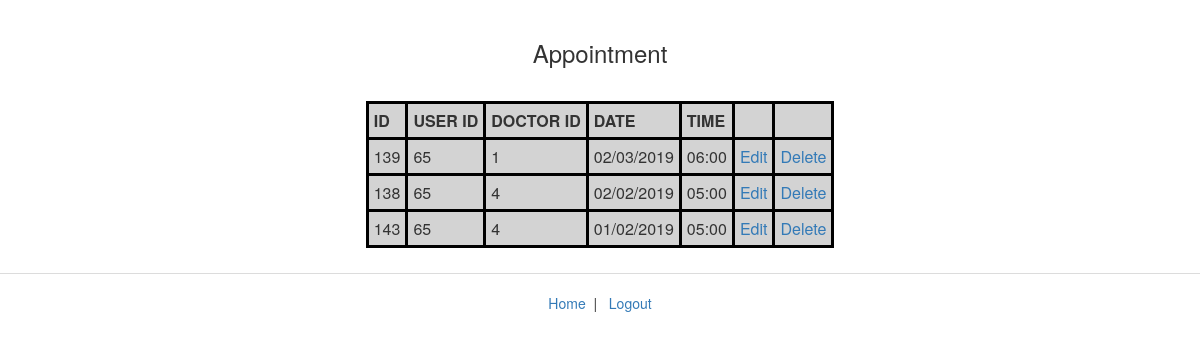
The page /appointments_user.php (signed in) on the database its author committed.
### tables this page shows
CREATE TABLE `user_reservation` (
  `id` int(11) NOT NULL,
  `user_id` int(11) NOT NULL,
  `doctor_id` int(11) NOT NULL,
  `date` text NOT NULL,
  `time` varchar(10) NOT NULL,
  `status` int(11) NOT NULL DEFAULT '0'
);

### appointments_user.php (the view, shortened to what this page needs)
<?php
    include 'header.php';
    require 'config.php';
    $mmm = "SELECT * FROM userinfo WHERE email = '" . $_SESSION['loginEmail'] . "'";
    $sql_user=mysqli_query($con,$mmm);
    if(mysqli_num_rows($sql_user)){
        $row = mysqli_fetch_array($sql_user);
        $user_id = $row['id'];
}
?>
<html>
    <head>
    </head>
    <body>
        <center>
        <div class='userbox'>
        <H3>Appointment</H3><br>
            <?php
            if (isset($_SESSION['loginEmail'])) {
                $result = mysqli_query($con, "SELECT * FROM user_reservation
                    WHERE user_id = '$user_id'
                    ORDER BY doctor_id
                    ");
                echo "<table border='1' cellpadding='10'>";
                echo "<tr> <th>ID</th> <th>USER ID</th> <th>DOCTOR ID</th> <th>DATE</th> <th>TIME</th> <th></th> <th></th></tr>";
                while($row = mysqli_fetch_array( $result )) {
                echo "<tr>";
                echo '<td>' . $row['id'] . '</td>';
                echo '<td>' . $row['user_id'] . '</td>';
                echo '<td>' . $row['doctor_id'] . '</td>';
                echo '<td>' . $row['date'] . '</td>';
                echo '<td>' . $row['time'] . '</td>';
                echo '<td><a href="update_appointment.php?id=' . $row['id'] . '">Edit</a></td>';
                echo '<td><a href="delete_appointment.php?id=' . $row['id'] . '">Delete</a></td>';
                echo "</tr>";
                }
                echo "</table>";
            } else {
            header('location:error.php');
            }
            ?></div>
        <div class="container">
            <div class="row">
                <div class="col-sm-12">
                    <span class="text-center">
                        <a href="welcome.php">Home</a>&nbsp;&nbsp;|&nbsp;&nbsp;
                        <a href="logout.php">Logout</a>
                    </span>
                </div>
            </div>
        </div><center>
    </body>
</html>

### appointments_user.php (style rules this page uses)
.userbox { background: #fff none repeat scroll 0 0; box-shadow: 0 0 1px; padding: 20px; margin-bottom: 20px; }
table, th, td { border: 3px solid black; background-color: lightgrey; margin: 5px; padding: 5px; }

### rows shown on the page
user_reservation: id "139", user "65", doctor "1", date "02/03/2019", time "06:00"
user_reservation: id "138", user "65", doctor "4", date "02/02/2019", time "05:00"
user_reservation: id "143", user "65", doctor "4", date "01/02/2019", time "05:00"
